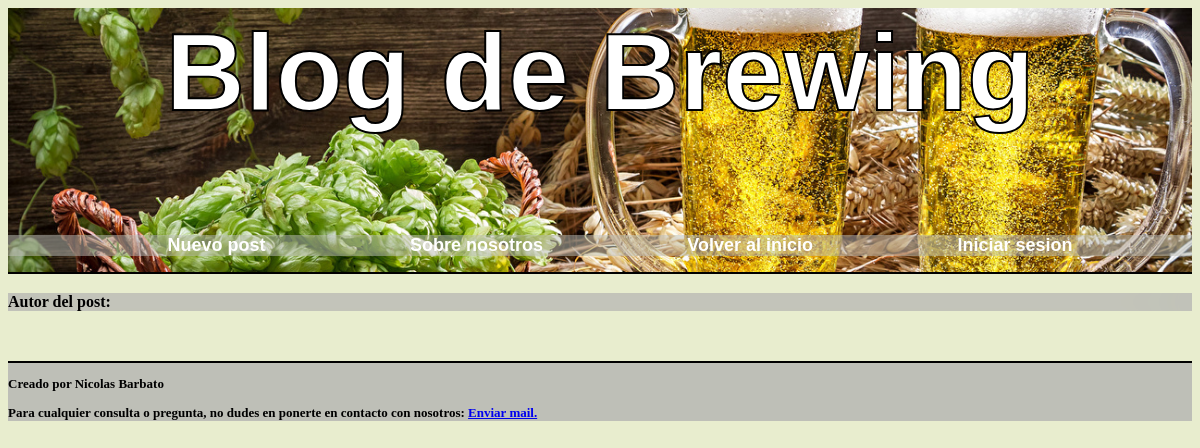
The page /post/3 on the database as committed earlier.
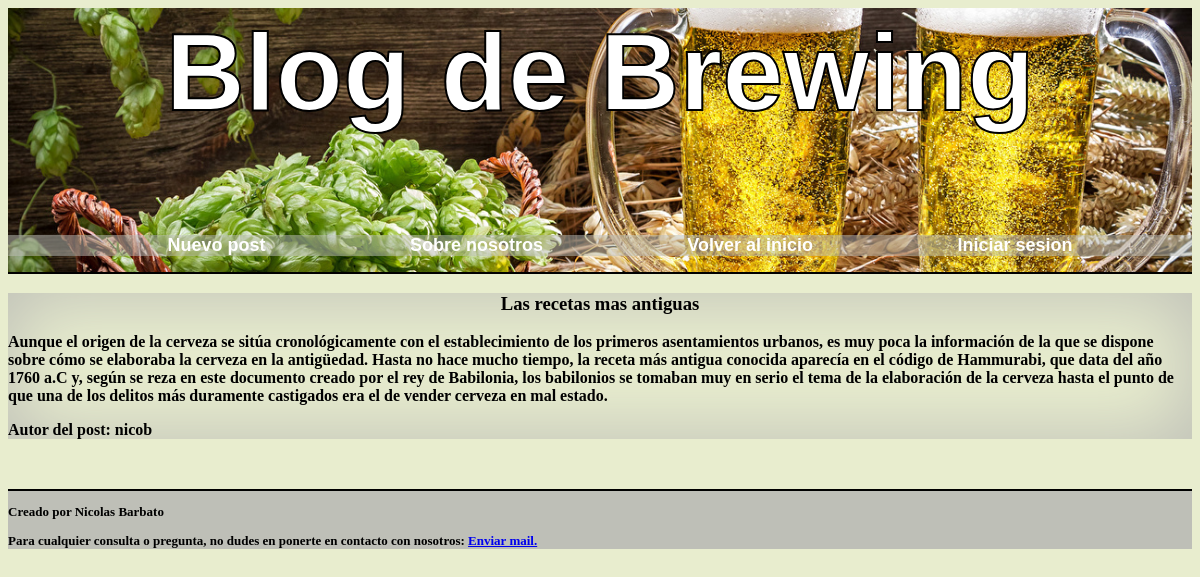
The same page on the database as committed later.
### tables this page shows
CREATE TABLE posts (
    id INTEGER PRIMARY KEY AUTOINCREMENT,
    autor TEXT NOT NULL,
    titulo TEXT NOT NULL,
    posteo TEXT NOT NULL
);

### proyecto1.py (the view)
@app.route("/post/<id>")
def busqueda(id):
    conn, cursor = get_db_conection()
    cursor.execute("SELECT * FROM posts WHERE posts.id == ?", (id,))
    post = cursor.fetchone()
    return render_template("post.html", post=post)

### proyecto1.py (called while the page is built)
def get_db_conection():
    conn = sqlite3.connect('database.db')
    cursor = conn.cursor()
    return conn, cursor

### Templates/post.html (shortened to what this page needs)
{% extends "base.html" %}
{% block head %}
    <link rel="stylesheet" type="text/css" href="{{ url_for('static', filename='css/home.css') }}">
{% endblock %}
{% block main %}
    <div class="posts">
        <h3 style="text-align: center;">{{ post[2] }}</h3>
        <p>{{ post[3] }}</p>
        <p>Autor del post: {{ post[1] }}</p>
    </div>
{% endblock %}

Rows that differ between the two databases and show on the page:
added posts: titulo "Las recetas mas antiguas", posteo "Aunque el origen de la cerveza se sitúa cronológicamente con el establecimiento de los primeros asentamientos urbanos, es muy poca la información de la que se dispone sobre cómo se elaboraba la cerveza en la antigüedad. Hasta no hace mucho tiempo, la receta más antigua conocida aparecía en el código de Hammurabi, que data del año 1760 a.C y, según se reza en este documento creado por el rey de Babilonia, los babilonios se tomaban muy en serio el tema de la elaboración de la cerveza hasta el punto de que una de los delitos más duramente castigados era el de vender cerveza en mal estado.", autor "nicob"
